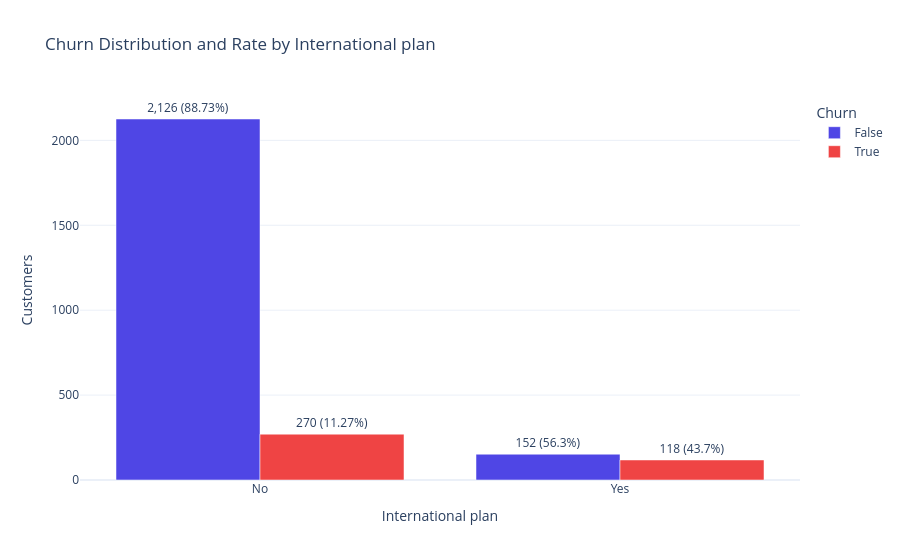
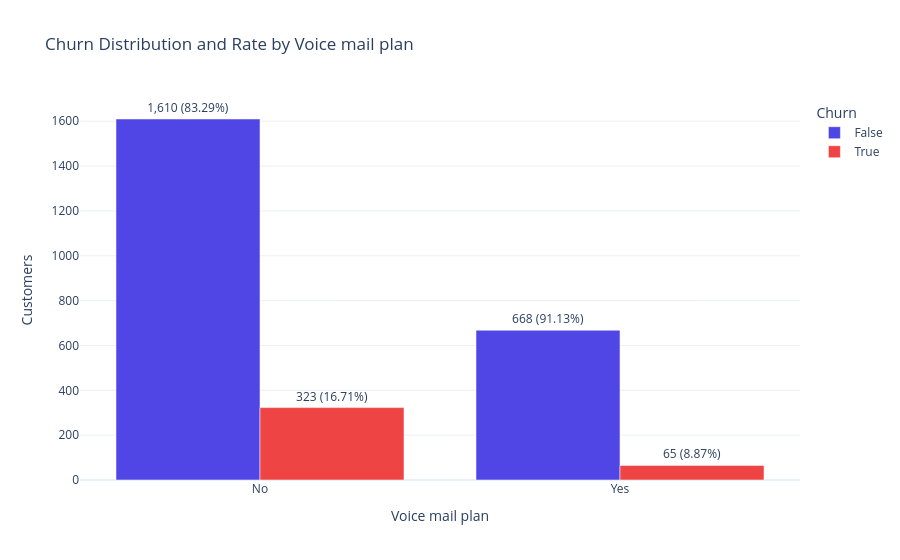

Write notebook code for charts like these, in order.
### Markdown cell above
### Bivariate Analysis

### Code cell
cat_cols = ["International plan", "Voice mail plan"]

for col in cat_cols:
    if col in df.columns:

        summary = (
            df.groupby([col, "Churn"])
            .size()
            .reset_index(name="Customer Count")
        )
        
        total_per_cat = summary.groupby(col)["Customer Count"].transform("sum")
        summary["Group Proportion (%)"] = (
            (summary["Customer Count"] / total_per_cat) * 100
        ).round(2)
        
        summary["Label"] = summary.apply(
            lambda r: f"{r['Customer Count']:,} ({r['Group Proportion (%)']}%)", 
            axis=1
        )
        
        fig = px.bar(
            summary,
            x=col,
            y="Customer Count",
            color="Churn",
            barmode="group",
            text="Label",
            title=f"Churn Distribution and Rate by {col}",
            template="plotly_white",
            color_discrete_map={0: "#4F46E5", 1: "#EF4444", False: "#4F46E5", True: "#EF4444"}
        )
        fig.update_traces(textposition="outside")
        fig.update_layout(yaxis_title="Customers", legend_title_text="Churn")
        fig.show()

### Figure 1 — Plotly figure (JSON) as saved in the notebook; plotly's stock layout.template omitted (floating-point values rounded to 4 significant figures)
{"data": [{"alignmentgroup": "True", "hovertemplate": "Churn=False<br>International plan=%{x}<br>Customer Count=%{y}<br>Label=%{text}<extra></extra>", "legendgroup": "False", "marker": {"color": "#4F46E5", "pattern": {"shape": ""}}, "name": "False", "offsetgroup": "False", "orientation": "v", "showlegend": true, "text": ["2,126 (88.73%)", "152 (56.3%)"], "textposition": "outside", "type": "bar", "x": ["No", "Yes"], "xaxis": "x", "y": [2126, 152], "yaxis": "y"}, {"alignmentgroup": "True", "hovertemplate": "Churn=True<br>International plan=%{x}<br>Customer Count=%{y}<br>Label=%{text}<extra></extra>", "legendgroup": "True", "marker": {"color": "#EF4444", "pattern": {"shape": ""}}, "name": "True", "offsetgroup": "True", "orientation": "v", "showlegend": true, "text": ["270 (11.27%)", "118 (43.7%)"], "textposition": "outside", "type": "bar", "x": ["No", "Yes"], "xaxis": "x", "y": [270, 118], "yaxis": "y"}], "layout": {"barmode": "group", "legend": {"title": {"text": "Churn"}, "tracegroupgap": 0}, "title": {"text": "Churn Distribution and Rate by International plan"}, "xaxis": {"anchor": "y", "domain": [0, 1], "title": {"text": "International plan"}}, "yaxis": {"anchor": "x", "domain": [0, 1], "title": {"text": "Customers"}}}}

### Figure 2 — Plotly figure (JSON) as saved in the notebook; plotly's stock layout.template omitted (floating-point values rounded to 4 significant figures)
{"data": [{"alignmentgroup": "True", "hovertemplate": "Churn=False<br>Voice mail plan=%{x}<br>Customer Count=%{y}<br>Label=%{text}<extra></extra>", "legendgroup": "False", "marker": {"color": "#4F46E5", "pattern": {"shape": ""}}, "name": "False", "offsetgroup": "False", "orientation": "v", "showlegend": true, "text": ["1,610 (83.29%)", "668 (91.13%)"], "textposition": "outside", "type": "bar", "x": ["No", "Yes"], "xaxis": "x", "y": [1610, 668], "yaxis": "y"}, {"alignmentgroup": "True", "hovertemplate": "Churn=True<br>Voice mail plan=%{x}<br>Customer Count=%{y}<br>Label=%{text}<extra></extra>", "legendgroup": "True", "marker": {"color": "#EF4444", "pattern": {"shape": ""}}, "name": "True", "offsetgroup": "True", "orientation": "v", "showlegend": true, "text": ["323 (16.71%)", "65 (8.87%)"], "textposition": "outside", "type": "bar", "x": ["No", "Yes"], "xaxis": "x", "y": [323, 65], "yaxis": "y"}], "layout": {"barmode": "group", "legend": {"title": {"text": "Churn"}, "tracegroupgap": 0}, "title": {"text": "Churn Distribution and Rate by Voice mail plan"}, "xaxis": {"anchor": "y", "domain": [0, 1], "title": {"text": "Voice mail plan"}}, "yaxis": {"anchor": "x", "domain": [0, 1], "title": {"text": "Customers"}}}}
